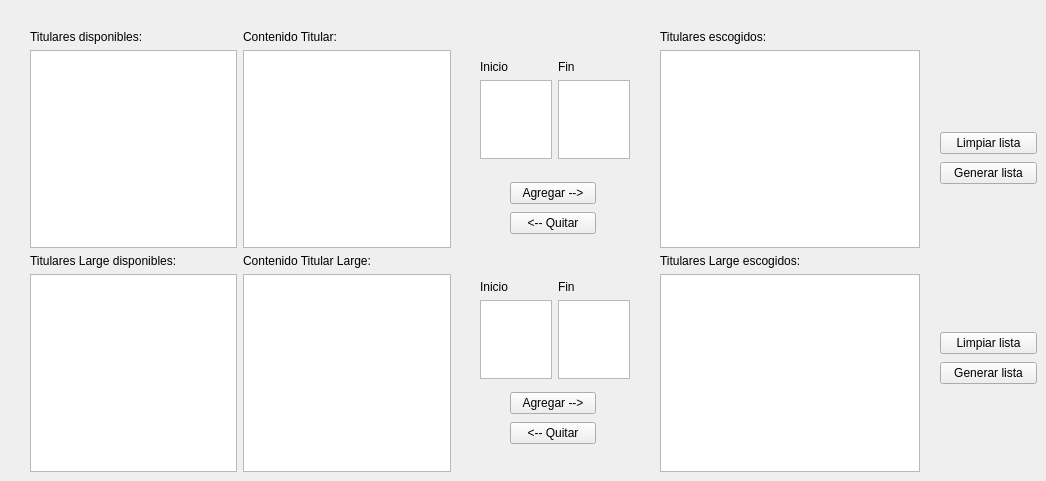
      <widget class="QWidget" name="tab_2">
       <attribute name="title">
        <string>Titulares</string>
       </attribute>
       <widget class="QWidget" name="layoutWidget">
        <property name="geometry">
         <rect>
          <x>30</x>
          <y>30</y>
          <width>421</width>
          <height>442</height>
         </rect>
        </property>
        <layout class="QGridLayout" name="gridLayout">
         <item row="0" column="0">
          <layout class="QVBoxLayout" name="verticalLayout_6">
           <item>
            <widget class="QLabel" name="titulo_titulares1">
             <property name="text">
              <string>Titulares disponibles:</string>
             </property>
            </widget>
           </item>
           <item>
            <widget class="QListWidget" name="Titulares_Lista"/>
           </item>
          </layout>
         </item>
         <item row="0" column="1">
          <layout class="QVBoxLayout" name="verticalLayout_8">
           <item>
            <widget class="QLabel" name="titulo_titulares3">
             <property name="text">
              <string>Contenido Titular:</string>
             </property>
            </widget>
           </item>
           <item>
            <widget class="QTextBrowser" name="Titulares_Contenido"/>
           </item>
          </layout>
         </item>
         <item row="1" column="0">
          <layout class="QVBoxLayout" name="verticalLayout_7">
           <item>
            <widget class="QLabel" name="titulo_titulares2">
             <property name="text">
              <string>Titulares Large disponibles:</string>
             </property>
            </widget>
           </item>
           <item>
            <widget class="QListWidget" name="Titulares_Large_Lista"/>
           </item>
          </layout>
         </item>
         <item row="1" column="1">
          <layout class="QVBoxLayout" name="verticalLayout_9">
           <item>
            <widget class="QLabel" name="titulo_titulares4">
             <property name="text">
              <string>Contenido Titular Large:</string>
             </property>
            </widget>
           </item>
           <item>
            <widget class="QTextBrowser" name="Titulares_Large_Contenido"/>
           </item>
          </layout>
         </item>
        </layout>
       </widget>
       <widget class="QWidget" name="layoutWidget_2">
        <property name="geometry">
         <rect>
          <x>510</x>
          <y>180</y>
          <width>86</width>
          <height>58</height>
         </rect>
        </property>
        <layout class="QVBoxLayout" name="verticalLayout_10">
         <item>
          <widget class="QPushButton" name="Agregar_titular_small">
           <property name="text">
            <string>Agregar --&gt;</string>
           </property>
          </widget>
         </item>
         <item>
          <widget class="QPushButton" name="Quitar_titular_small">
           <property name="text">
            <string>&lt;-- Quitar</string>
           </property>
          </widget>
         </item>
        </layout>
       </widget>
       <widget class="QWidget" name="layoutWidget_3">
        <property name="geometry">
         <rect>
          <x>510</x>
          <y>390</y>
          <width>86</width>
          <height>58</height>
         </rect>
        </property>
        <layout class="QVBoxLayout" name="verticalLayout_11">
         <item>
          <widget class="QPushButton" name="Agregar_titular_large">
           <property name="text">
            <string>Agregar --&gt;</string>
           </property>
          </widget>
         </item>
         <item>
          <widget class="QPushButton" name="Borrar_titular_large">
           <property name="text">
            <string>&lt;-- Quitar</string>
           </property>
          </widget>
         </item>
        </layout>
       </widget>
       <widget class="QWidget" name="layoutWidget_6">
        <property name="geometry">
         <rect>
          <x>940</x>
          <y>130</y>
          <width>97</width>
          <height>58</height>
         </rect>
        </property>
        <layout class="QVBoxLayout" name="verticalLayout_16">
         <item>
          <widget class="QPushButton" name="Limpiar_lista_titulares_small">
           <property name="text">
            <string>Limpiar lista</string>
           </property>
          </widget>
         </item>
         <item>
          <widget class="QPushButton" name="Generar_lista_titulares_small">
           <property name="text">
            <string>Generar lista</string>
           </property>
          </widget>
         </item>
        </layout>
       </widget>
       <widget class="QWidget" name="layoutWidget">
        <property name="geometry">
         <rect>
          <x>660</x>
          <y>30</y>
          <width>260</width>
          <height>442</height>
         </rect>
        </property>
        <layout class="QVBoxLayout" name="verticalLayout_14">
         <item>
          <layout class="QVBoxLayout" name="verticalLayout_12">
           <item>
            <widget class="QLabel" name="titulo_videos_escogidos_2">
             <property name="text">
              <string>Titulares escogidos:</string>
             </property>
            </widget>
           </item>
           <item>
            <widget class="QListWidget" name="Titulares_small_lista_escogida"/>
           </item>
          </layout>
         </item>
         <item>
          <layout class="QVBoxLayout" name="verticalLayout_13">
           <item>
            <widget class="QLabel" name="titulo_videos_escogidos_3">
             <property name="text">
              <string>Titulares Large escogidos:</string>
             </property>
            </widget>
           </item>
           <item>
            <widget class="QListWidget" name="Titulares_large_lista_escogida"/>
           </item>
          </layout>
         </item>
        </layout>
       </widget>
       <widget class="QWidget" name="layoutWidget">
        <property name="geometry">
         <rect>
          <x>940</x>
          <y>330</y>
          <width>97</width>
          <height>58</height>
         </rect>
        </property>
        <layout class="QVBoxLayout" name="verticalLayout_15">
         <item>
          <widget class="QPushButton" name="Limpiar_lista_titulares_large">
           <property name="text">
            <string>Limpiar lista</string>
           </property>
          </widget>
         </item>
         <item>
          <widget class="QPushButton" name="Generar_lista_titulares_large">
           <property name="text">
            <string>Generar lista</string>
           </property>
          </widget>
         </item>
        </layout>
       </widget>
       <widget class="QWidget" name="layoutWidget_4">
        <property name="geometry">
         <rect>
          <x>480</x>
          <y>280</y>
          <width>150</width>
          <height>99</height>
         </rect>
        </property>
        <layout class="QVBoxLayout" name="verticalLayout_18">
         <item>
          <layout class="QHBoxLayout" name="horizontalLayout_4">
           <item>
            <widget class="QLabel" name="label_9">
             <property name="text">
              <string>Inicio</string>
             </property>
            </widget>
           </item>
           <item>
            <widget class="QLabel" name="label_10">
             <property name="text">
              <string>Fin</string>
             </property>
            </widget>
           </item>
          </layout>
         </item>
         <item>
          <layout class="QHBoxLayout" name="horizontalLayout_5">
           <item>
            <widget class="QPlainTextEdit" name="Inicio_titular_large"/>
           </item>
           <item>
            <widget class="QPlainTextEdit" name="FInal_titular_large"/>
           </item>
          </layout>
         </item>
        </layout>
       </widget>
       <widget class="QWidget" name="layoutWidget">
        <property name="geometry">
         <rect>
          <x>480</x>
          <y>60</y>
          <width>150</width>
          <height>99</height>
         </rect>
        </property>
        <layout class="QVBoxLayout" name="verticalLayout_17">
         <item>
          <layout class="QHBoxLayout" name="horizontalLayout_3">
           <item>
            <widget class="QLabel" name="label_7">
             <property name="text">
              <string>Inicio</string>
             </property>
            </widget>
           </item>
           <item>
            <widget class="QLabel" name="label_8">
             <property name="text">
              <string>Fin</string>
             </property>
            </widget>
           </item>
          </layout>
         </item>
         <item>
          <layout class="QHBoxLayout" name="horizontalLayout_2">
           <item>
            <widget class="QPlainTextEdit" name="Inicio_titular_small"/>
           </item>
           <item>
            <widget class="QPlainTextEdit" name="Final_titular_small"/>
           </item>
          </layout>
         </item>
        </layout>
       </widget>
      </widget>
